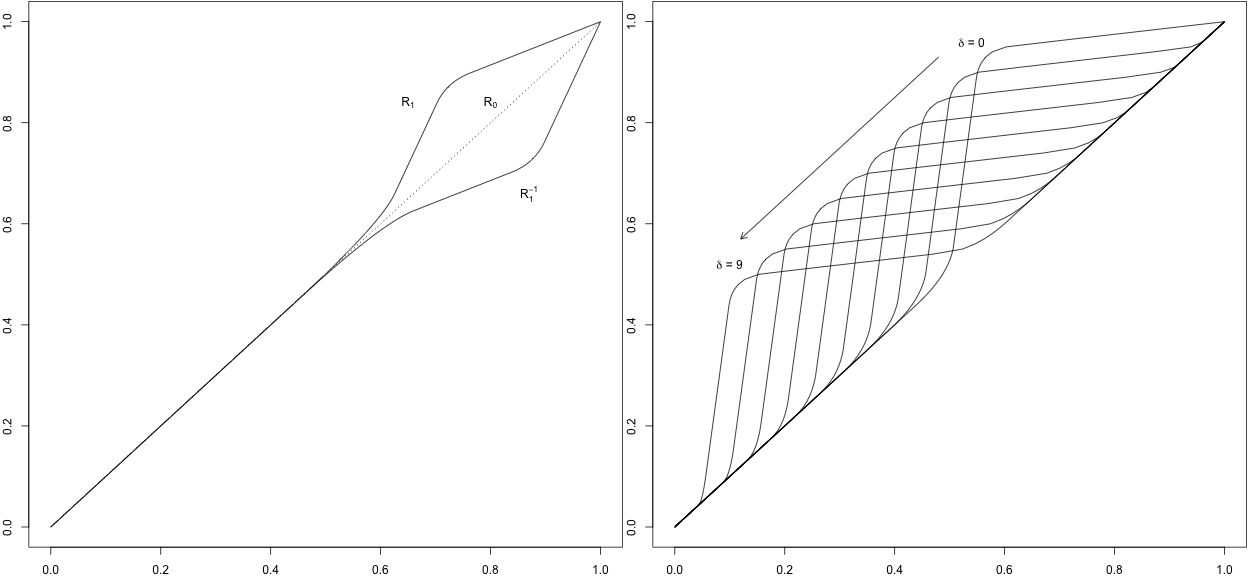

Generate this figure with R:
rm(list=ls(all=TRUE))
source("MUSOLibrary.R")


rm(list=ls(all=TRUE))
library(xtable)
working.dir = getwd(); 
setwd(".."); parent = getwd(); 
setwd(working.dir)
source(paste0(parent,"/MUSOLibrary.R"))
source(paste0(parent,"/CorreCurves.R"))
#source(paste0(parent,"/AreaBasedLibrary.R"))

u = seq(0,1,by=1/1000)

R1 = InvQBezier(u,delta=0.4,delta2=0.4); 
R2 = InvQBezier(u,delta=0.4,delta2=0.8); 
R3 = InvQBezier(u,delta=0.8,delta2=0.4); 
R4 = InvQBezier(u,delta=0.8,delta2=0.8); 

#pdf("Figure_1_ODCs.pdf", width=13, heigh=6)

png("Figure_1_ODCs.png", width=1248, heigh=576)

par(mfrow=c(1,2))

par(mar=c(2,2,0.1,0.1))
plot(R1,u,type="l")
#lines(R2,u)
#lines(R3,u)
#lines(R4,u)
lines(u,R1)
lines(c(0,1),c(0,1),lty=3)

text(0.8,0.84,expression(R[0]))
text(0.65,0.84,expression(R[1]))
#text(0.45,0.7,expression(R[2]))
#text(0.61,0.9,expression(R[3]))
#text(0.25,0.85,expression(R[4]))
text(0.87,0.66,expression(R[1]^-1))



u = seq(0,1,1/100); 
plot(RIS(u,delta=1/2),u,type="l"); 
for(l in 1:9){
  lines(RIS(u,delta=1/2-l/20),u)
}

text(0.54,0.96, expression(paste(delta , " = 0" )))
arrows(0.48,0.93,0.12,0.57,length=0.1)
text(0.10,0.52, expression(paste(delta , " = 9" )))




par(mfrow=c(1,1))

dev.off()
